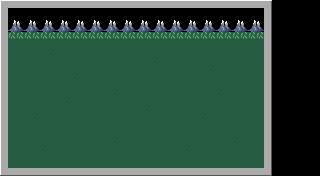

A level layout from a 2D game, rendered from its tile map. Below: a short description, then the map file with its tile-grid data intact:
An orthogonal 40x22 tile map with 8x8 px tiles, 2 tile layers (bg, Tile Layer 1), 2 tilesets.

<map version="1.0" tiledversion="1.1.4" orientation="orthogonal" renderorder="right-down" width="40" height="22" tilewidth="8" tileheight="8" infinite="0" nextobjectid="1">
 <properties>
  <property name="gamemode" type="int" value="3" />
  <property name="goalx" type="int" value="26" />
  <property name="gridh" type="int" value="16" />
  <property name="gridw" type="int" value="32" />
  <property name="gridx" type="int" value="1" />
  <property name="gridy" type="int" value="5" />
  <property name="music" value="sound/game3_bgm.ogg" />
 </properties>
 <tileset firstgid="1" source="tilesets/e3.tsx" />
 <tileset firstgid="257" source="tilesets/e2.tsx" />
 <layer name="bg" width="40" height="22">
  <data encoding="csv">
0,0,0,0,0,0,0,0,0,0,0,0,0,0,0,0,0,0,0,0,0,0,0,0,0,0,0,0,0,0,0,0,0,0,0,0,0,0,0,0,
0,0,0,0,0,0,0,0,0,0,0,0,0,0,0,0,0,0,0,0,0,0,0,0,0,0,0,0,0,0,0,0,0,0,0,0,0,0,0,0,
0,0,0,0,0,0,0,0,0,0,0,0,0,0,0,0,0,0,0,0,0,0,0,0,0,0,0,0,0,0,0,0,0,0,0,0,0,0,0,0,
0,0,0,0,0,0,0,0,0,0,0,0,0,0,0,0,0,0,0,0,0,0,0,0,0,0,0,0,0,0,0,0,0,0,0,0,0,0,0,0,
0,0,0,0,0,0,0,0,0,0,0,0,0,0,0,0,0,0,0,0,0,0,0,0,0,0,0,0,0,0,0,0,0,0,0,0,0,0,0,0,
0,56,56,56,56,56,56,56,56,56,56,56,56,56,56,56,56,56,56,56,56,56,56,56,56,56,56,56,56,56,56,56,56,0,0,0,0,0,0,0,
0,56,56,56,56,56,40,56,56,56,56,56,56,56,56,56,56,56,56,56,56,56,56,56,56,56,56,56,56,56,56,56,56,0,0,0,0,0,0,0,
0,56,56,56,56,56,56,56,56,56,56,56,56,56,56,56,56,56,56,40,56,56,56,56,56,56,56,56,56,56,56,56,56,0,0,0,0,0,0,0,
0,56,56,56,56,56,56,56,56,56,56,56,56,56,56,56,56,56,56,56,56,56,56,56,56,56,40,56,56,56,56,56,56,0,0,0,0,0,0,0,
0,56,56,56,56,56,56,56,56,40,56,56,56,56,56,56,56,56,56,56,56,56,56,56,56,56,56,56,56,56,56,56,56,0,0,0,0,0,0,0,
0,56,56,56,56,56,56,56,56,56,56,56,56,56,56,56,56,56,56,56,56,56,56,56,56,56,56,56,56,56,56,56,56,0,0,0,0,0,0,0,
0,56,56,56,56,56,56,56,56,56,56,56,56,56,40,56,56,56,56,56,56,56,56,56,56,56,56,40,56,56,56,56,56,0,0,0,0,0,0,0,
0,56,56,56,56,56,56,56,40,56,56,56,56,56,56,56,56,56,56,56,56,56,56,56,56,56,56,56,56,56,56,56,56,0,0,0,0,0,0,0,
0,56,56,56,56,56,56,56,56,56,56,56,56,56,56,56,56,56,40,56,56,56,56,56,56,56,56,56,56,56,56,56,56,0,0,0,0,0,0,0,
0,56,56,56,40,56,56,56,56,56,56,56,56,56,56,56,56,56,56,56,56,56,56,56,56,40,56,56,56,56,56,56,56,0,0,0,0,0,0,0,
0,56,56,56,56,56,56,56,56,56,56,56,56,56,56,56,56,56,56,56,56,56,56,56,56,56,56,56,56,56,56,56,56,0,0,0,0,0,0,0,
0,56,56,56,56,56,56,56,56,56,56,56,56,56,56,56,56,56,56,56,56,56,56,56,56,56,56,56,56,56,56,56,56,0,0,0,0,0,0,0,
0,56,56,56,56,56,56,56,56,56,56,56,56,56,40,56,56,56,56,56,56,56,56,56,56,56,56,56,56,40,56,56,56,0,0,0,0,0,0,0,
0,56,56,56,56,40,56,56,56,56,56,56,56,56,56,56,56,56,56,56,56,56,56,40,56,56,56,56,56,56,56,56,56,0,0,0,0,0,0,0,
0,56,56,56,56,56,56,56,56,56,56,56,56,56,56,56,56,56,56,56,56,56,56,56,56,56,56,56,56,56,56,56,56,0,0,0,0,0,0,0,
0,56,56,56,56,56,56,56,56,56,56,56,56,56,56,56,56,56,56,56,56,56,56,56,56,56,56,56,56,56,56,56,56,0,0,0,0,0,0,0,
0,0,0,0,0,0,0,0,0,0,0,0,0,0,0,0,0,0,0,0,0,0,0,0,0,0,0,0,0,0,0,0,0,0,0,0,0,0,0,0
</data>
 </layer>
 <layer name="Tile Layer 1" width="40" height="22">
  <data encoding="csv">
101,67,67,67,67,67,67,67,67,67,67,67,67,67,67,67,67,67,67,67,67,67,67,67,67,67,67,67,67,67,67,67,67,102,0,0,0,0,0,0,
66,0,0,0,0,0,0,0,0,0,0,0,0,0,0,0,0,0,0,0,0,0,0,0,0,0,0,0,0,0,0,0,0,50,0,0,0,0,0,0,
66,44,45,44,45,44,45,44,45,44,45,44,45,44,45,44,45,44,45,44,45,44,45,44,45,44,45,44,45,44,45,44,45,50,0,0,0,0,0,0,
66,60,61,60,61,60,61,60,61,60,61,60,61,60,61,60,61,60,61,60,61,60,61,60,61,60,61,60,61,60,61,60,61,50,0,0,0,0,0,0,
66,23,23,23,23,23,23,23,23,23,23,23,23,23,23,23,23,23,23,23,23,23,23,23,23,23,23,23,23,23,23,23,23,50,0,0,0,0,0,0,
66,0,0,0,0,0,0,0,0,0,0,0,0,0,0,0,0,0,0,0,0,0,0,0,0,0,0,0,0,0,0,0,0,50,0,0,0,0,0,0,
66,0,0,0,0,0,0,0,0,0,0,0,0,0,0,0,0,0,0,0,0,0,0,0,0,0,0,0,0,0,0,0,0,50,0,0,0,0,0,0,
66,0,0,0,0,0,0,0,0,0,0,0,0,0,0,0,0,0,0,0,0,0,0,0,0,0,0,0,0,0,0,0,0,50,0,0,0,0,0,0,
66,0,0,0,0,0,0,0,0,0,0,0,0,0,0,0,0,0,0,0,0,0,0,0,0,0,0,0,0,0,0,0,0,50,0,0,0,0,0,0,
66,0,0,0,0,0,0,0,0,0,0,0,0,0,0,0,0,0,0,0,0,0,0,0,0,0,0,0,0,0,0,0,0,50,0,0,0,0,0,0,
66,0,0,0,0,0,0,0,0,0,0,0,0,0,0,0,0,0,0,0,0,0,0,0,0,0,0,0,0,0,0,0,0,50,0,0,0,0,0,0,
66,0,0,0,0,0,0,0,0,0,0,0,0,0,0,0,0,0,0,0,0,0,0,0,0,0,0,0,0,0,0,0,0,50,0,0,0,0,0,0,
66,0,0,0,0,0,0,0,0,0,0,0,0,0,0,0,0,0,0,0,0,0,0,0,0,0,0,0,0,0,0,0,0,50,0,0,0,0,0,0,
66,0,0,0,0,0,0,0,0,0,0,0,0,0,0,0,0,0,0,0,0,0,0,0,0,0,0,0,0,0,0,0,0,50,0,0,0,0,0,0,
66,0,0,0,0,0,0,0,0,0,0,0,0,0,0,0,0,0,0,0,0,0,0,0,0,0,0,0,0,0,0,0,0,50,0,0,0,0,0,0,
66,0,0,0,0,0,0,0,0,0,0,0,0,0,0,0,0,0,0,0,0,0,0,0,0,0,0,0,0,0,0,0,0,50,0,0,0,0,0,0,
66,0,0,0,0,0,0,0,0,0,0,0,0,0,0,0,0,0,0,0,0,0,0,0,0,0,0,0,0,0,0,0,0,50,0,0,0,0,0,0,
66,0,0,0,0,0,0,0,0,0,0,0,0,0,0,0,0,0,0,0,0,0,0,0,0,0,0,0,0,0,0,0,0,50,0,0,0,0,0,0,
66,0,0,0,0,0,0,0,0,0,0,0,0,0,0,0,0,0,0,0,0,0,0,0,0,0,0,0,0,0,0,0,0,50,0,0,0,0,0,0,
66,0,0,0,0,0,0,0,0,0,0,0,0,0,0,0,0,0,0,0,0,0,0,0,0,0,0,0,0,0,0,0,0,50,0,0,0,0,0,0,
66,0,0,0,0,0,0,0,0,0,0,0,0,0,0,0,0,0,0,0,0,0,0,0,0,0,0,0,0,0,0,0,0,50,0,0,0,0,0,0,
117,51,51,51,51,51,51,51,51,51,51,51,51,51,51,51,51,51,51,51,51,51,51,51,51,51,51,51,51,51,51,51,51,118,0,0,0,0,0,0
</data>
 </layer>
</map>
